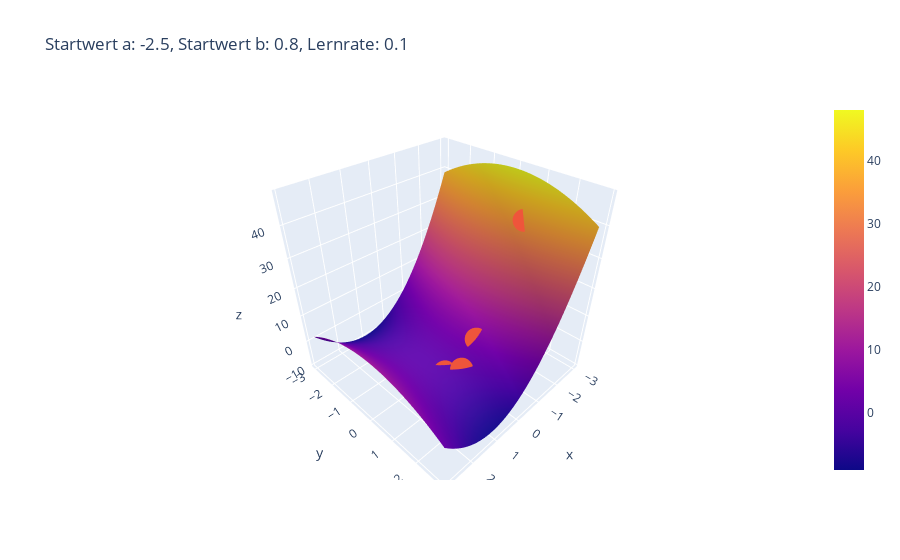

Notebook code for this chart:
### Code cell
a=-2.5
b=0.8
stepsize = 0.1 # 0.01

smallestpoint = -3
largestpoint = 3

x, y = np.mgrid[smallestpoint:largestpoint:stepsize, smallestpoint:largestpoint:stepsize]

# Fläche zeichnen
fig = go.Figure([
    go.Surface(x=x, y=y, z=forward(x,y))
])

a_neu, b_neu = backward(a,b,stepsize)
a_zwei, b_zwei = backward(a_neu, b_neu, stepsize) # 2. Iteration
a_drei, b_drei = backward(a_zwei, b_zwei, stepsize) # 3. Iteration

# Einzelne Punkte ergänzen
fig.add_trace(
    go.Scatter3d(x=[a, a_neu, a_zwei, a_drei],
                 y=[b, b_neu, b_zwei, a_drei],
                 z=[forward(a,b), forward(a_neu, b_neu), forward(a_zwei, b_zwei), forward(a_drei, b_drei)],
                 mode='markers',
                 hovertext=['(Input)', '(1. Iteration)', '(2. Iteration)', '(3. Iteration)'])
)

fig.update_layout(
    title=f'Startwert a: {a}, Startwert b: {b}, Lernrate: {stepsize}'
)

fig

### Figure 1 — Plotly figure (JSON) as saved in the notebook; plotly's stock layout.template omitted (floating-point values rounded to 4 significant figures; data arrays with more than 128 entries replaced by an {"elided": "..."} marker saying what was removed)
{"data": [{"type": "surface", "x": {"elided": "60x60 float values"}, "y": {"elided": "60x60 float values"}, "z": {"elided": "60x60 float values"}}, {"hovertext": ["(Input)", "(1. Iteration)", "(2. Iteration)", "(3. Iteration)"], "mode": "markers", "type": "scatter3d", "x": [-2.5, -0.4, 0.44, 0.776], "y": [0.8, 0.96, 1.152, 0.776], "z": [36.11, 4.958, -0.3863, -1.761]}], "layout": {"title": {"text": "Startwert a: -2.5, Startwert b: 0.8, Lernrate: 0.1"}}}
